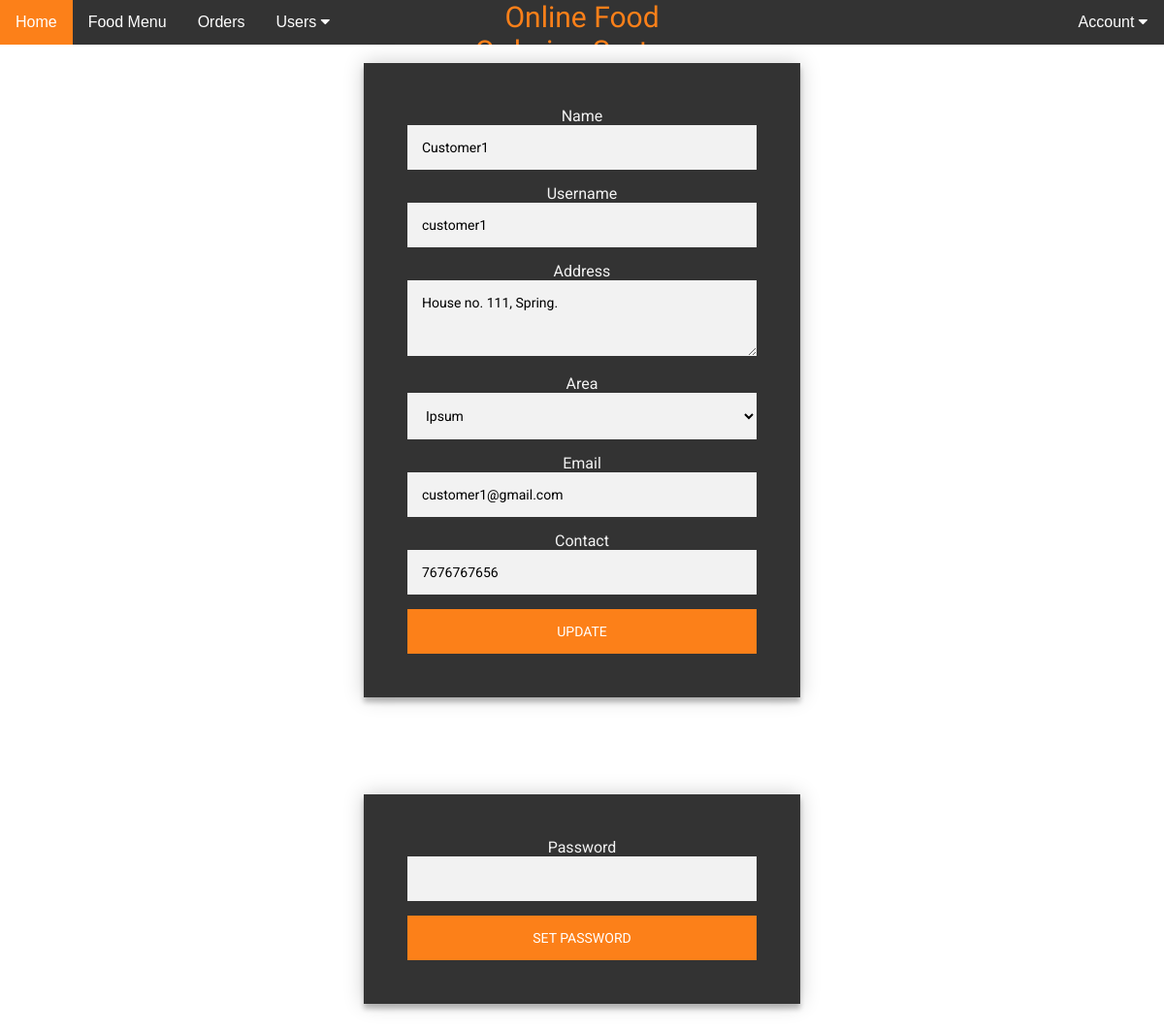
/admin/update.php?id=3, run on the app's committed database.
### tables this page shows
CREATE TABLE `users` (
  `id` int(11) NOT NULL,
  `role` varchar(15) NOT NULL,
  `name` varchar(20) NOT NULL,
  `username` varchar(20) NOT NULL,
  `password` varchar(64) NOT NULL,
  `salt` varchar(10) NOT NULL,
  `email` varchar(20) NOT NULL,
  `address` varchar(100) NOT NULL,
  `area` varchar(30) NOT NULL,
  `contact` varchar(11) NOT NULL
);

### admin/update.php (the view, shortened to what this page needs)
<?php
	include '../connection.php';
	$id = $_GET['id'];
	$user_query = "SELECT * FROM users WHERE id=".$id;
	$user_res = mysqli_query($conn, $user_query);
	$user_row = mysqli_fetch_assoc($user_res);
?>
<!DOCTYPE html>
<html>
<head>
    <link rel="stylesheet" type="text/css" href="../css/form.css">
</head>
<body>
    <?php include 'admin_topnav.php';?>
    <br>
	<center>
        <div class="form">
            <form method="post">
                <label>Name</label><input type="text" name="name" readonly="true" value="<?php echo $user_row['name']?>"></br>
                <label>Username</label><input type="text" name="user"  readonly="true" required="true" value="<?php echo $user_row['username']?>"></br>
                <label>Address</label><textarea name="address" rows="3" cols="50" required="true"><?php echo $user_row['address']?></textarea>
                <label>Area</label><select name="area">
                        <option name="Ipsum" <?php if($user_row['area']=="Ipsum") echo "selected"?>>Ipsum</option>
                    </select>
                <label>Email</label><input type="text" name="email" value="<?php echo $user_row['email']?>" required="true"></br>
                <label>Contact</label><input type="text" name="contact" value="<?php echo $user_row['contact']?>" required="true"></br>
                <button type="submit" name="update">Update</button>
            </form>
        </div>
        <div class="form">
            <form method="POST">
                <label>Password</label><input type="password" name="pass" id="pass" required="true">
                <button type="submit" name="set_password">Set Password</button>
            </form>
        </div>
    </center>
</body>
</html>

### css/form.css (style rules this page uses)
.form { position: relative; z-index: 1; background: #333; max-width: 360px; margin: 0 auto 100px; padding: 45px; text-align: center; box-shadow: 0 0 20px 0 rgba(0, 0, 0, 0.2), 0 5px 5px 0 rgba(0, 0, 0, 0.24); }
.form input, .form textarea, .form select { font-family: "Roboto", sans-serif; outline: 0; background: #f2f2f2; width: 100%; border: 0; margin: 0 0 15px; padding: 15px; box-sizing: border-box; font-size: 14px; }
.form label { font-family: "Roboto", sans-serif; color: #f2f2f2; }
.form button { font-family: "Roboto", sans-serif; text-transform: uppercase; outline: 0; background: #FC8019; width: 100%; border: 0; padding: 15px; color: #FFFFFF; font-size: 14px; -webkit-transition: all 0.3 ease; transition: all 0.3 ease; cursor: pointer; }
body { font-family: "Roboto", sans-serif; -webkit-font-smoothing: antialiased; -moz-osx-font-smoothing: grayscale; }

### css/nav.css (style rules this page uses)
body { overflow-x:hidden; margin: 0; padding: 0; }

### data on the page
users: name "Customer1", user "customer1", address "House no. 111, Spring.", area "Ipsum", email "customer1@gmail.com", contact "7676767656"
